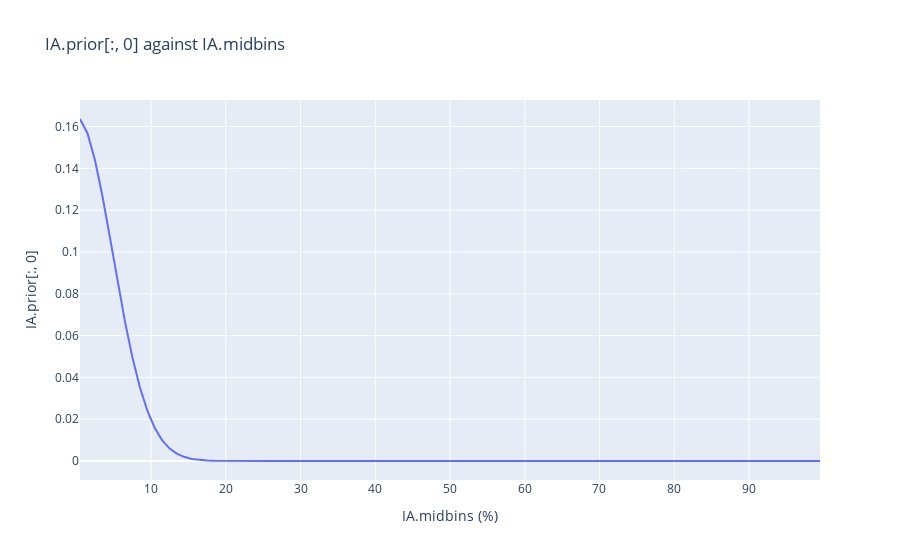

Notebook cell for this chart:
### Code cell
# Plot the IA.prior[:, 0] against IA.midbins
fig = go.Figure()
fig.add_trace(go.Scatter(x=IA.midbins, y=IA.prior[:, 0], mode="lines"))
fig.update_layout(
    title="IA.prior[:, 0] against IA.midbins",
    xaxis_title="IA.midbins (%)",
    yaxis_title="IA.prior[:, 0]",
)
fig.show()
